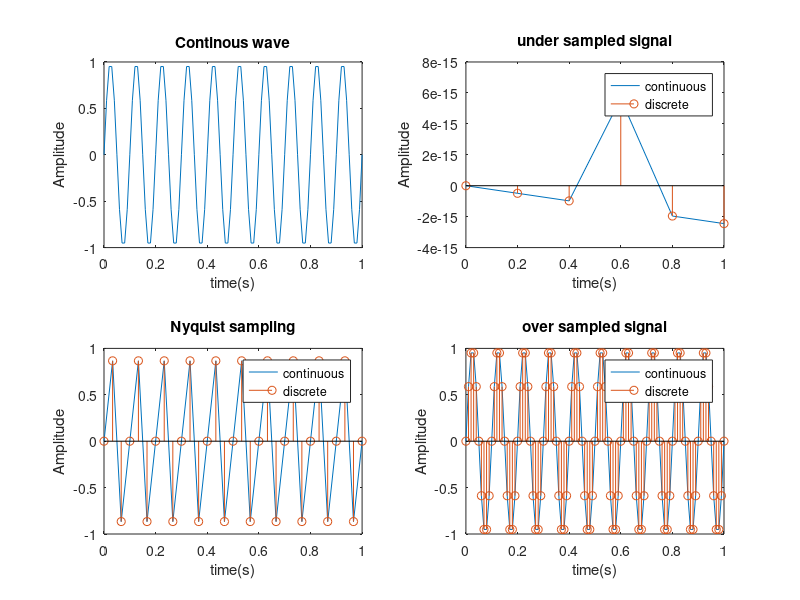

Reproduce this figure in MATLAB.
clc; 
clear all;  
close all; 
fm=10; 
t=0:0.01:1; 
y=sin(2*pi*fm*t); 
subplot(2,2,1); 
plot(t,y); 
xlabel('time(s)'); 
ylabel('Amplitude'); 
title('Continous wave'); 
subplot(2,2,2); 
fs1=0.5*fm; 
t1=0:(1/fs1):1; 
y1=sin(2*pi*fm*t1); 
plot(t1,y1);
hold on; 
stem(t1,y1); 
xlabel('time(s)'); 
ylabel('Amplitude'); 
title('under sampled signal'); 
legend("continuous","discrete");  
subplot(2,2,3); 
fs2=3*fm; 
t2=0:(1/fs2):1; 
y2=sin(2*pi*fm*t2); 
plot(t2,y2); 
hold on;
stem(t2,y2); 
xlabel('time(s)'); 
ylabel('Amplitude'); 
title('Nyquist sampling'); 
legend("continuous","discrete"); 
subplot(2,2,4); 
fs3=10*fm; 
t3=0:(1/fs3):1; 
y3=sin(2*pi*fm*t3); 
plot(t3,y3); 
hold on;
stem(t3,y3); 
xlabel('time(s)'); 
ylabel('Amplitude'); 
title('over sampled signal'); 
legend("continuous","discrete");
